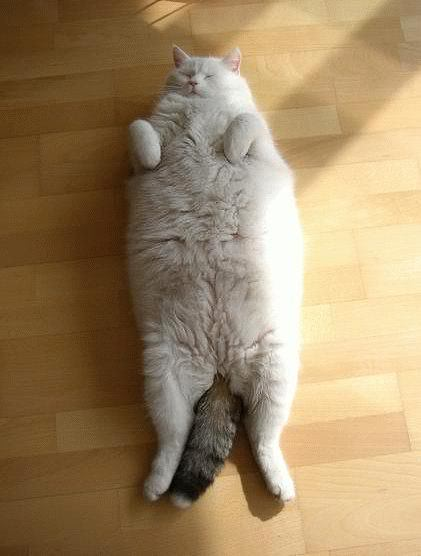
#> input picture img/cat.jpg, 421 x 556 px, found by its file name
$ python '[1-2-1]imageTest.py'   (Python 2 division)   (older library calls are emulated)
#> lines starting #> are read from the running program, lines starting #| are printed output that depends on the picture
# -*- coding: utf-8 -*-
__author__ = 'whale'
import sys

reload(sys)
sys.setdefaultencoding('utf-8')

import numpy as np
import os
from scipy import misc
import matplotlib.pyplot as plt


def rgb2gray(rgb):
    return np.dot(rgb[..., : 3], [0.299, 0.587, 0.144])


IMG_DIR = "img"
PROJECT_DIR = "/Users/whale/private/tensorflow/"
IMG_ABS_DIR = os.path.join(PROJECT_DIR, IMG_DIR)

FILENAME = "/cat.jpg"

cat = misc.imread(IMG_ABS_DIR + FILENAME)
#> cat is the input picture: shape (556, 421, 3); mean R, G, B 158.9, 135.1, 100.4
# cat = cat[:, :, 0]
# cat = rgb2gray(cat)

cat = misc.imresize(cat, [100, 100, 1])
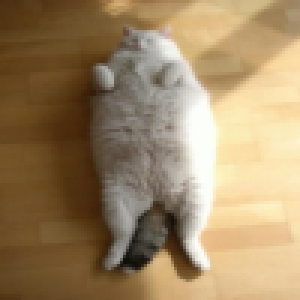
#> cat: shape (100, 100, 3) (shown 3 times larger); mean R, G, B 158.9, 135.1, 100.4

catrowvec = np.reshape(cat, (1, -1))

catrowvec2 = np.reshape(cat, (100, -1))
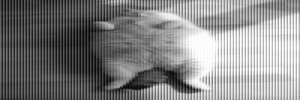
#> catrowvec2: shape (100, 300); min 6, max 255, mean 131.5

print "Type of cat is %s" % (type(cat))
#| Type of cat is <class 'numpy.ndarray'>
print "Shape of cat is %s" % (cat.shape,)
#| Shape of cat is (100, 100, 3)
print "Shape of cat is %s" % (catrowvec.shape,)
#| Shape of cat is (1, 30000)
print "Shape of cat is %s" % (catrowvec2.shape,)
#| Shape of cat is (100, 300)

# [7 lines of commented-out code are left out]


plt.figure(1)
plt.imshow(cat)
plt.show()
